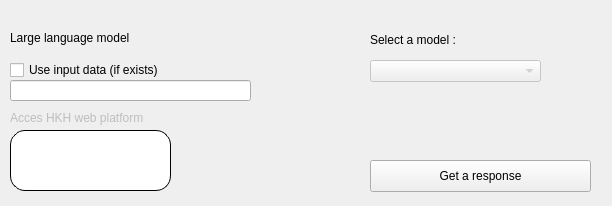
<?xml version="1.0" encoding="UTF-8"?>
<ui version="4.0">
 <class>Form</class>
 <widget class="QWidget" name="Form">
  <property name="geometry">
   <rect>
    <x>0</x>
    <y>0</y>
    <width>612</width>
    <height>206</height>
   </rect>
  </property>
  <property name="windowTitle">
   <string>Form</string>
  </property>
  <widget class="QCheckBox" name="checkBox_add_a_condition">
   <property name="geometry">
    <rect>
     <x>10</x>
     <y>60</y>
     <width>421</width>
     <height>20</height>
    </rect>
   </property>
   <property name="text">
    <string>Use input data (if exists)</string>
   </property>
  </widget>
  <widget class="QComboBox" name="comboBox_variable_supp">
   <property name="enabled">
    <bool>false</bool>
   </property>
   <property name="geometry">
    <rect>
     <x>370</x>
     <y>60</y>
     <width>171</width>
     <height>22</height>
    </rect>
   </property>
  </widget>
  <widget class="QLabel" name="label_formula">
   <property name="enabled">
    <bool>false</bool>
   </property>
   <property name="geometry">
    <rect>
     <x>10</x>
     <y>110</y>
     <width>161</width>
     <height>16</height>
    </rect>
   </property>
   <property name="text">
    <string>Acces HKH web platform</string>
   </property>
  </widget>
  <widget class="QLabel" name="label_2">
   <property name="geometry">
    <rect>
     <x>10</x>
     <y>30</y>
     <width>451</width>
     <height>16</height>
    </rect>
   </property>
   <property name="text">
    <string>Large language model</string>
   </property>
  </widget>
  <widget class="QPushButton" name="applyButton">
   <property name="geometry">
    <rect>
     <x>370</x>
     <y>160</y>
     <width>221</width>
     <height>32</height>
    </rect>
   </property>
   <property name="text">
    <string>Get a response</string>
   </property>
  </widget>
  <widget class="QPushButton" name="pushButton_show_hkh_website">
   <property name="geometry">
    <rect>
     <x>10</x>
     <y>130</y>
     <width>161</width>
     <height>61</height>
    </rect>
   </property>
   <property name="styleSheet">
    <string notr="true">background-color: white;
color: black;
border-style: outset;
border-width: 1px;
border-color: black;
border-radius: 15px;</string>
   </property>
   <property name="text">
    <string/>
   </property>
  </widget>
  <widget class="QLabel" name="label_3">
   <property name="geometry">
    <rect>
     <x>370</x>
     <y>30</y>
     <width>211</width>
     <height>20</height>
    </rect>
   </property>
   <property name="text">
    <string>Select a model :</string>
   </property>
  </widget>
  <widget class="QLineEdit" name="lineEdit">
   <property name="geometry">
    <rect>
     <x>10</x>
     <y>80</y>
     <width>241</width>
     <height>21</height>
    </rect>
   </property>
  </widget>
 </widget>
 <resources/>
 <connections/>
</ui>
